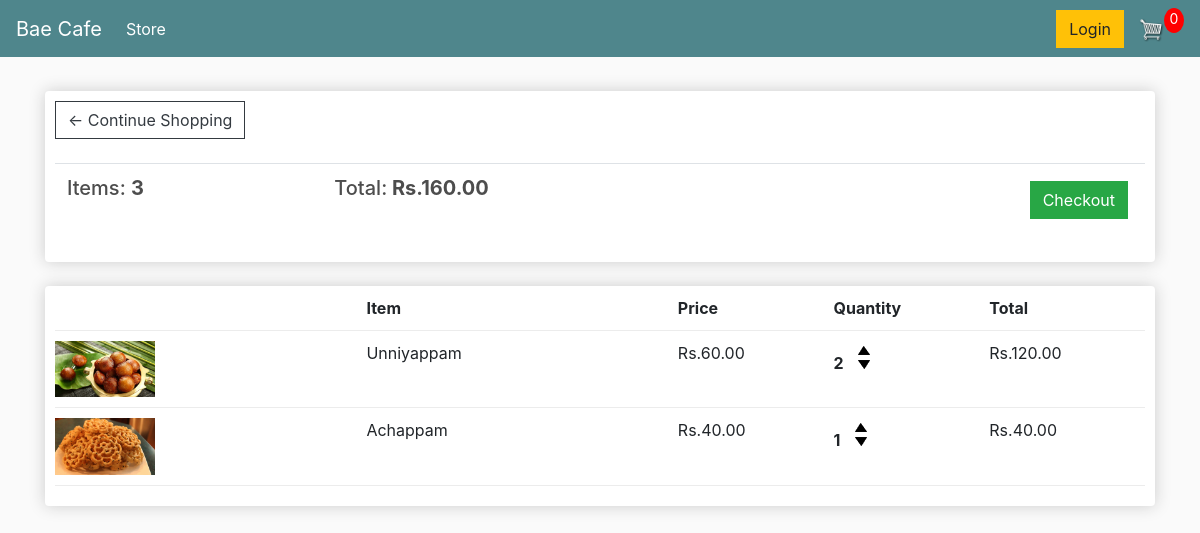
/cart/ (signed in), run on an earlier commit of the app's database.
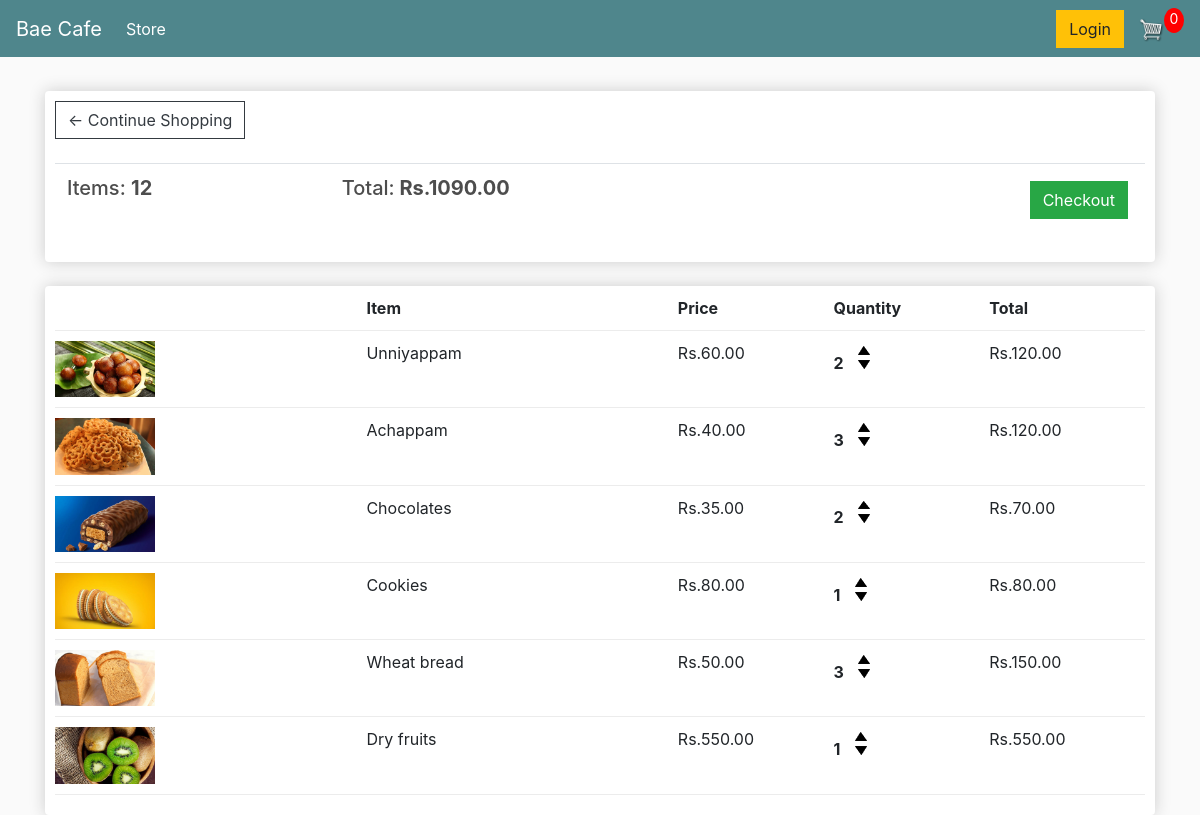
And on a later commit of the database.
### store/models.py (models this page shows, shortened)
class Order(models.Model):
	customer = models.ForeignKey(Customer, on_delete=models.SET_NULL, null=True, blank=True)
	date_ordered = models.DateTimeField(auto_now_add=True)
	complete = models.BooleanField(default=False)
	transaction_id = models.CharField(max_length=100, null=True)
	@property
	def get_cart_total(self):
		orderitems = self.orderitem_set.all()
		total = sum([item.get_total for item in orderitems])
		return total
	@property
	def get_cart_items(self):
		orderitems = self.orderitem_set.all()
		total = sum([item.quantity for item in orderitems])
		return total

class OrderItem(models.Model):
	product = models.ForeignKey(Product, on_delete=models.SET_NULL, null=True)
	order = models.ForeignKey(Order, on_delete=models.SET_NULL, null=True)
	quantity = models.IntegerField(default=0, null=True, blank=True)
	date_added = models.DateTimeField(auto_now_add=True)
	@property
	def get_total(self):
		total = self.product.price * self.quantity
		return total

class Product(models.Model):
	name = models.CharField(max_length=200)
	price = models.FloatField()
	image = models.ImageField(null=True, blank=True)
	@property
	def imageURL(self):
		try:
			url = self.image.url
		except:
			url = ''
		return url

### store/views.py (the view)
# urls.py: path('cart/', views.cart, name="cart"),
def cart(request):
     if request.user.is_authenticated:
          customer = request.user.customer
          order, created = Order.objects.get_or_create(customer=customer, complete=False)
          items= order.orderitem_set.all()
     else:
          items = []
          order = {'get_cart_total':0,'get_cart_items':0}
     context = {'items':items,'order':order}
     return render(request, 'store/cart.html', context)

### store/templates/store/cart.html
{% extends 'store/main.html' %}
{% load static %}
{% block content %}
	<div class="row">
		<div class="col-lg-12">
			<div class="box-element">
				<a  class="btn btn-outline-dark" href="{% url 'store' %}">&#x2190; Continue Shopping</a>
				<br>
				<br>
				<table class="table">
					<tr>
						<th><h5>Items: <strong>{{order.get_cart_items}}</strong></h5></th>
						<th><h5>Total:<strong> Rs.{{order.get_cart_total|floatformat:2}}</strong></h5></th>
						<th>
							<a  style="float:right; margin:5px;" class="btn btn-success" href="{% url 'checkout' %}">Checkout</a>
						</th>
					</tr>
				</table>
			</div>
			<br>
			<div class="box-element">
				<div class="cart-row">
					<div style="flex:2"></div>
					<div style="flex:2"><strong>Item</strong></div>
					<div style="flex:1"><strong>Price</strong></div>
					<div style="flex:1"><strong>Quantity</strong></div>
					<div style="flex:1"><strong>Total</strong></div>
				</div>
				{% for item in items %}
				<div class="cart-row">
					<div style="flex:2"><img class="row-image" src="{{item.product.imageURL}}"></div>
					<div style="flex:2"><p>{{item.product.name}}</p></div>
					<div style="flex:1"><p>Rs.{{item.product.price|floatformat:2}}</p></div>
					<div style="flex:1">
						<p class="quantity">{{item.quantity}}</p>
						<div class="quantity">
							<img data-product="{{item.product.id}}" data-action="add" class="chg-quantity update-cart" src="{% static  'images/arrow-up.png' %}">
							<img data-product="{{item.product.id}}" data-action="remove" class="chg-quantity update-cart" src="{% static  'images/arrow-down.png' %}">
						</div>
					</div>
					<div style="flex:1"><p>Rs.{{item.get_total|floatformat:2}}</p></div>
				</div>
				{% endfor %}
			</div>
		</div>
	</div>
{% endblock content %}

### store/templates/store/main.html (shortened to what this page needs)
<!DOCTYPE html>
{% load static %}
<html>
<head>
	<link rel="stylesheet" href="https://stackpath.bootstrapcdn.com/bootstrap/4.4.1/css/bootstrap.min.css">
	<link rel="stylesheet" type="text/css" href="{% static 'css/main.css' %}">
</head>
<body>
    <nav class="navbar navbar-expand-lg navbar-dark bg-dark">
        <a class="navbar-brand" href="{% url 'store' %}">Bae Cafe</a>
        <div class="collapse navbar-collapse" id="navbarSupportedContent">
          <ul class="navbar-nav mr-auto">
            <li class="nav-item active">
              <a class="nav-link" href="{% url 'store' %}">Store <span class="sr-only">(current)</span></a>
            </li>
          </ul>
          <div class="form-inline my-2 my-lg-0">
            <a href="#"class="btn btn-warning">Login</a>
            <a href="{% url 'cart' %}">
               <img  id="cart-icon" src="{% static 'images/cart.png' %}">
           </a>
           <p id="cart-total">0</p>
       </div>
        </div>
      </nav>
         <div class="container">
                <br>
                {% block content %}
                 {% endblock content %}
         </div>
</body>
</html>

### static/css/main.css (style rules this page uses)
body { background-color: hsl(0, 0%, 98%); }
h1,h2,h3,h4,h5,h6 { color:hsl(0, 0%, 30%); }
.box-element { box-shadow:hsl(0, 0%, 80%) 0 0 16px; background-color: #fff; border-radius: 4px; padding: 10px; }
.bg-dark { background-color: #4f868c!important; }
#cart-icon { width:25px; display: inline-block; margin-left: 15px; }
#cart-total { display: block; text-align: center; color:#fff; background-color: red; width: 20px; height: 25px; border-radius: 50%; font-size: 14px; }
.col-lg-4, .col-lg-6, .col-lg-8, .col-lg-12 { margin-top: 10px; }
.btn { border-radius: 0; }
.row-image { width: 100px; }
.cart-row { display: flex; align-items: flex-stretch; padding-bottom: 10px; margin-bottom: 10px; border-bottom: 1px solid #ececec; }
.quantity { display: inline-block; font-weight: 700; padding-right:10px; }
.chg-quantity { width: 12px; cursor: pointer; display: block; margin-top: 5px; transition:.1s; }

What changed in the data, as far as the page shows it:
changed through a linked row, Order: get_cart_items "3" → "12"; get_cart_total "160.00" → "1090.00"
changed OrderItem "Achappam": quantity "1" → "3"; get_total "40.00" → "120.00"
added OrderItem: product.imageURL (picture), product.name "Chocolates", product.price "35.00", quantity "2", get_total "70.00"
added OrderItem: product.imageURL (picture), product.name "Cookies", product.price "80.00", quantity "1", get_total "80.00"
added OrderItem: product.imageURL (picture), product.name "Wheat bread", product.price "50.00", quantity "3", get_total "150.00"
added OrderItem: product.imageURL (picture), product.name "Dry fruits", product.price "550.00", quantity "1", get_total "550.00"
